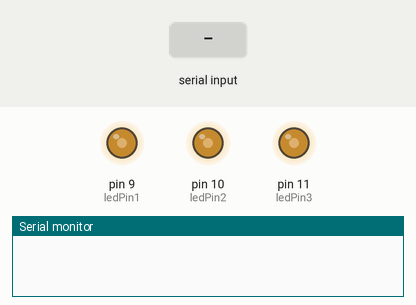
Simulated run of this sketch. Board: Arduino Uno, built with avr-gcc and run on an emulated ATmega328P. Shown: output pins drawn as LEDs (lit = HIGH), the last lines printed to the serial monitor. Dashed ring = blinking. Inputs (shaded band) come from the test bench.

Above: at 1.2 s.
1.3 s: "90 45 200\n" received over Serial
At 2.1 s:
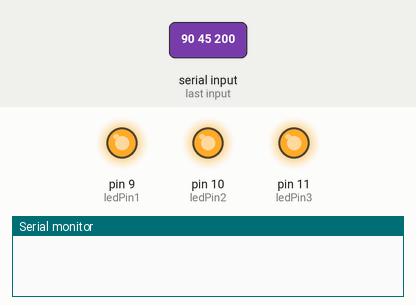
4.3 s: "90 45\n" received over Serial
7.3 s: "30 150 10\n" received over Serial
At 8.77 s:
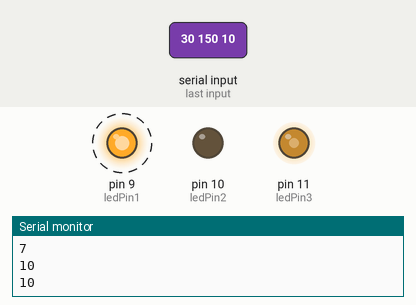
10.3 s: "30 150\n" received over Serial
13.3 s: "5\n" received over Serial
At 13.8 s:
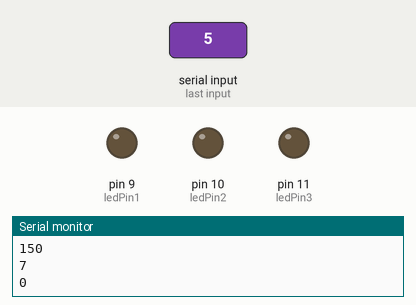
16.3 s: "200\n" received over Serial
At 17.1 s:
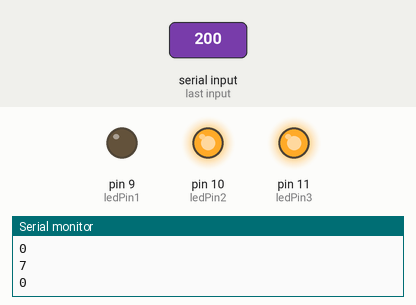
Timing chart, 0 to 20.3 s (numbered marks = the images above; inputs shaded):
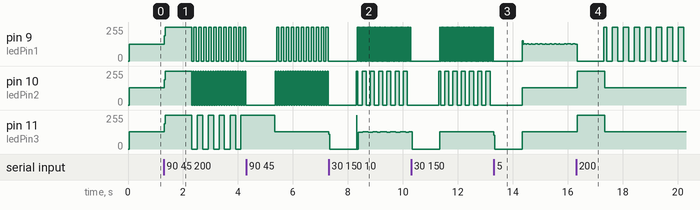

The sketch:

ex5delay2.ino
```cpp
int ledPin1=9;
int ledPin2=10;
int ledPin3=11;
int value1=0;
int value2=0;
int value3=0;
int ledState1 = LOW;
int ledState2 = LOW;
int ledState3 = LOW;
int j1=0;
int j2=0;
int j3=0;
unsigned long previousMillis = 0;
unsigned long previousMillis1 = 0;
unsigned long previousMillis2 = 0;
unsigned long previousMillis3 = 0;
unsigned long timec = 0;
unsigned long period=10000;
unsigned long timect=0;
String s;


void setup() {

  analogReference(DEFAULT);
  pinMode(ledPin1,OUTPUT);
  pinMode(ledPin2,OUTPUT);
  pinMode(ledPin3,OUTPUT);
  Serial.begin(9600);


}

void loop() {

 timec=millis();


 if(Serial.available()>0)
 {
 s=Serial.readString();
 Serial.println(s);

String s1="";
String s2="";
String s3="";


   int len=s.length();
  Serial.println(len);

 for(int i=0;i<len;i++)
 {

  if(isDigit(s[i]) && s[i-1]!='l')
  {
   if(s[i+1]==' ')
   {
    s1=s1+s[i];
    j1=i+2;
    break;
   }
  else
   {s1=s1+s[i];  }
  }

 }

 Serial.println(s1);
 value1=s1.toInt();
 Serial.println(value1);
 Serial.println(j1);

 for(int k=j1;k<len;k++)
 {

  if(isDigit(s[k]) && s[k-1]!='l')
  {
   if(s[k+1]==' ')
   {
    s2=s2+s[k];
    j2=k+2;
    break;
   }
  else
   {s2=s2+s[k];  }
  }
 }

 Serial.println(s2);
 value2=s2.toInt();
 Serial.println(value2);
 Serial.println(j2);

 for(int h=j2;h<len;h++)
 {
   if(isDigit(s[h]) && s[h-1]!='l')
  {
   if(s[h+1]==' ')
   {
    s3=s3+s[h];

    break;
   }
  else
   {s3=s3+s[h];  }
  }


 }

 Serial.println(s3);
 value3=s3.toInt();
 Serial.println(value3);


 }
 //int x=timec%period;


  if (timec - previousMillis1 >= value1) {

    previousMillis1 = timec;

    if (ledState1 == LOW) {
      ledState1 = HIGH;
    } else {
      ledState1 = LOW;
    }
    digitalWrite(ledPin1, ledState1);
  }

   if (timec - previousMillis2 >= value2) {

    previousMillis2 = timec;

    if (ledState2 == LOW) {
      ledState2 = HIGH;
    } else {
      ledState2 = LOW;
    }
    digitalWrite(ledPin2, ledState2);
  }

   if (timec - previousMillis3 >= value3) {

    previousMillis3 = timec;

    if (ledState3 == LOW) {
      ledState3 = HIGH;
    } else {
      ledState3 = LOW;
    }
    digitalWrite(ledPin3, ledState3);
  }


}
```

Measured:
- after the input at 7.3 s, pin 9 (ledPin1): alternates 255/255 for 0.03 s and 0/255 for 0.03 s, starting after 1.0 s
- after the input at 13.3 s, pin 11 (ledPin3): 128/255 → 0/255 at once, → 128/255 1.0 s later
- after the input at 16.3 s, pin 10 (ledPin2), pin 11 (ledPin3): 128/255 → 255/255 at once, → 128/255 1.0 s later
- by itself, pin 9 (ledPin1): alternates 255/255 for 0.09 s and 0/255 for 0.09 s
